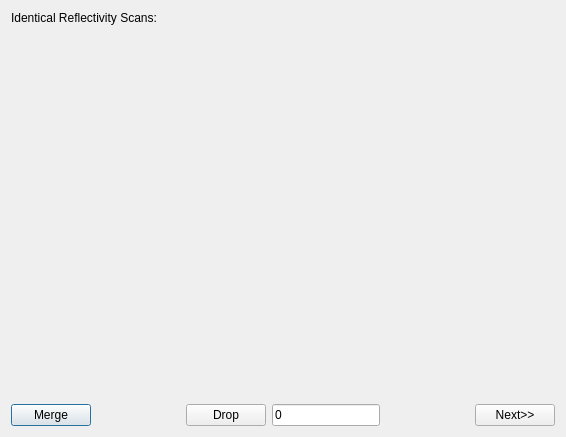
<?xml version="1.0" encoding="UTF-8"?>
<ui version="4.0">
 <class>Dialog</class>
 <widget class="QDialog" name="Dialog">
  <property name="geometry">
   <rect>
    <x>0</x>
    <y>0</y>
    <width>566</width>
    <height>437</height>
   </rect>
  </property>
  <property name="windowTitle">
   <string>Dialog</string>
  </property>
  <layout class="QGridLayout" name="gridLayout">
   <item row="0" column="0">
    <widget class="QLabel" name="Label">
     <property name="sizePolicy">
      <sizepolicy hsizetype="Expanding" vsizetype="Preferred">
       <horstretch>0</horstretch>
       <verstretch>0</verstretch>
      </sizepolicy>
     </property>
     <property name="maximumSize">
      <size>
       <width>361</width>
       <height>16777215</height>
      </size>
     </property>
     <property name="font">
      <font>
       <pointsize>9</pointsize>
      </font>
     </property>
     <property name="text">
      <string>Identical Reflectivity Scans:</string>
     </property>
    </widget>
   </item>
   <item row="1" column="0">
    <widget class="MplWidget" name="plotWidget" native="true">
     <property name="sizePolicy">
      <sizepolicy hsizetype="Preferred" vsizetype="Expanding">
       <horstretch>0</horstretch>
       <verstretch>0</verstretch>
      </sizepolicy>
     </property>
    </widget>
   </item>
   <item row="2" column="0">
    <layout class="QHBoxLayout" name="horizontalLayout">
     <item>
      <widget class="QPushButton" name="mergePushButton">
       <property name="text">
        <string>Merge</string>
       </property>
      </widget>
     </item>
     <item>
      <spacer name="horizontalSpacer_2">
       <property name="orientation">
        <enum>Qt::Horizontal</enum>
       </property>
       <property name="sizeHint" stdset="0">
        <size>
         <width>40</width>
         <height>20</height>
        </size>
       </property>
      </spacer>
     </item>
     <item>
      <widget class="QPushButton" name="dropPushButton">
       <property name="text">
        <string>Drop</string>
       </property>
      </widget>
     </item>
     <item>
      <widget class="QLineEdit" name="dropLineEdit">
       <property name="sizePolicy">
        <sizepolicy hsizetype="Fixed" vsizetype="Fixed">
         <horstretch>0</horstretch>
         <verstretch>0</verstretch>
        </sizepolicy>
       </property>
       <property name="text">
        <string>0</string>
       </property>
      </widget>
     </item>
     <item>
      <spacer name="horizontalSpacer">
       <property name="orientation">
        <enum>Qt::Horizontal</enum>
       </property>
       <property name="sizeHint" stdset="0">
        <size>
         <width>40</width>
         <height>20</height>
        </size>
       </property>
      </spacer>
     </item>
     <item>
      <widget class="QPushButton" name="nextPushButton">
       <property name="text">
        <string>Next&gt;&gt;</string>
       </property>
      </widget>
     </item>
    </layout>
   </item>
  </layout>
 </widget>
 <customwidgets>
  <customwidget>
   <class>MplWidget</class>
   <extends>QWidget</extends>
   <header location="global">mplwidget</header>
   <container>1</container>
  </customwidget>
 </customwidgets>
 <resources/>
 <connections/>
</ui>
